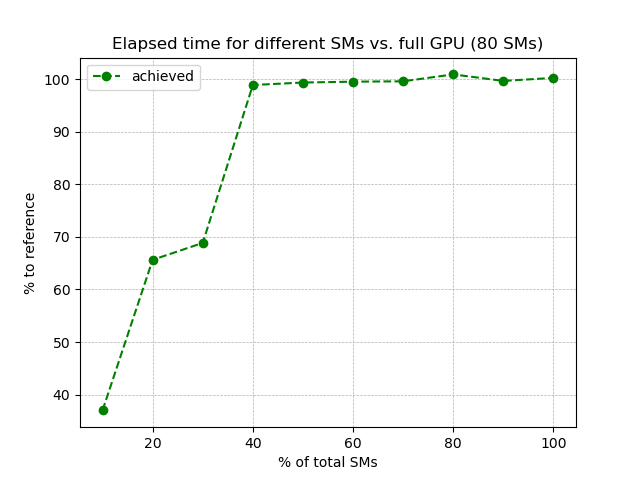

Generate this figure with Python:
import pip
import csv
import matplotlib.pyplot as plt

pct = []
sms = []

with open('bench.csv', newline='\n') as csvfile:
    bench_csv = csv.reader(csvfile, delimiter=',')
    next(bench_csv, None)
    for row in bench_csv:
        sms.append(int(row[0]))
        pct.append(float(row[3]))

ratio_to_full_machine = [sm / 80.0 * 100.0 for sm in sms]
# plt.plot(sms, optimal, 'b-', label='optimal')

plt.plot(ratio_to_full_machine, pct, 'go--', label='achieved')
plt.xlabel('% of total SMs')
plt.ylabel('% to reference')
plt.title('Elapsed time for different SMs vs. full GPU (80 SMs)')
plt.legend()
plt.grid( linestyle = '--', linewidth = 0.5)
plt.show()
plt.savefig('bench.png')

